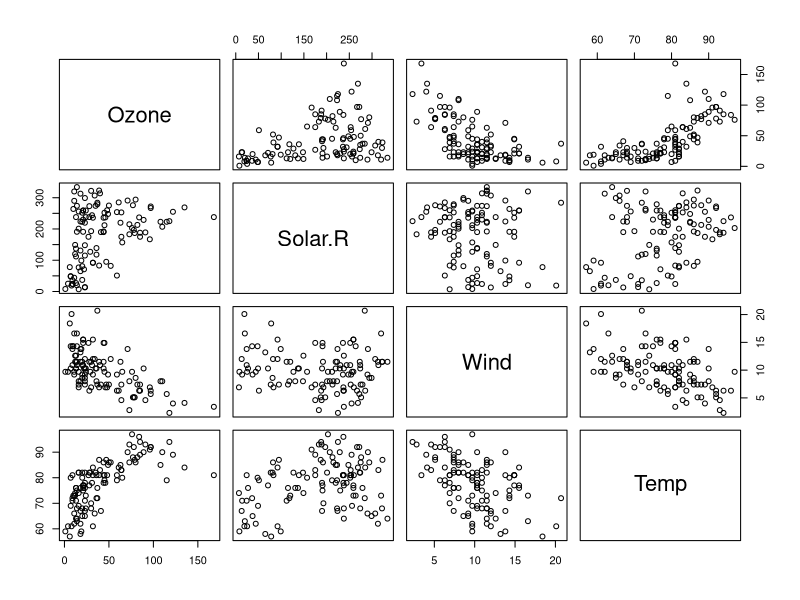
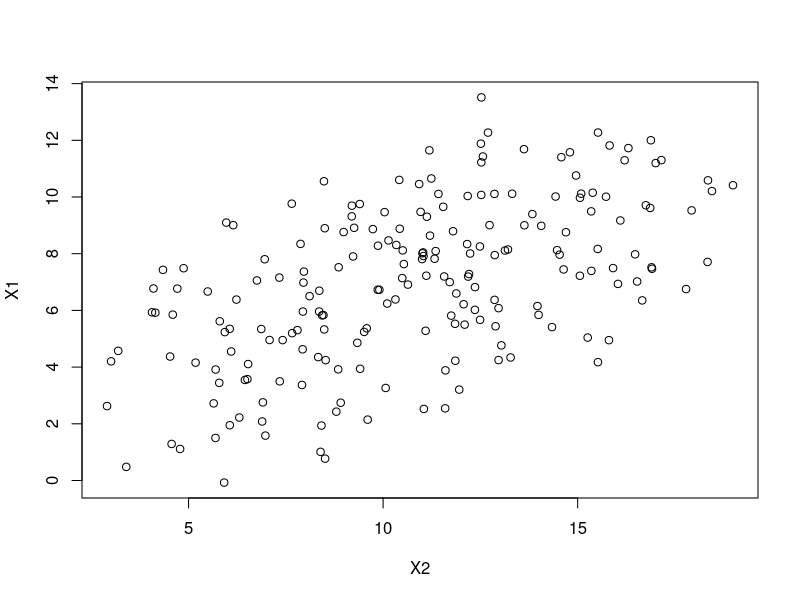

Write the R code that produced these figures, in order.
##Lauren Edson
## NRE 538 Lab 7

data("airquality")
head(airquality, 15)

library(dplyr)
airquality = airquality %>%
  subset(is.na(Solar.R)==FALSE & is.na(Ozone)==FALSE)

pairs(airquality[,c(1:4)])
cor(airquality[,c(1:4)], use="na.or.complete")


# Exercise 1
# Manipulate the above code to reduce the correlation between X1X1 and X2X2 
# and recalculate the regression coefficients. Explain what you find.
# hint: Increase the random noise of X1X1 and X2X2 so that the two can be less correlated.

Y = seq(from=0, to=20, by=0.1)
X1 = (Y-2)/3 + runif(length(Y), min=0.5, max=8)
X2 = (Y+3)/2 + runif(length(Y), min=0.5, max=8)
df = as.data.frame(cbind(Y, X1, X2))
summary(lm(Y~X1, data=df)) #coefficient = 1.37
summary(lm(Y~X2, data=df)) #coefficient = 1.23
summary(lm(Y~X1+X2, data=df)) #coefficient = 0.99
plot(X1~X2)
cor(X1, X2) #correlation = 0.4589443
#Since I allowed for a greater amount of random noise in X1 and X2, the 
#relationship between Y and X1 and X2, becomes less correlated. In the plot,
#this looks like a more scattered plot, rather than a linear relationship.
#The correlation value is now 0.458, as opposed to 0.96, as it was with smaller noise.


#########################################################
# Exercise 2
# [Bonus, 2 pts] Challenge yourself by calculating the RSS of the two models, 
# FF statistics (1 pt) and the p-value (1 pt) all by yourself (i.e. not using the 
#  anova() function)

mod1 = lm(Temp~Wind, data=airquality)
mod2 = lm(Temp~Wind+Solar.R, data=airquality)
summary(mod1) #degrees of freedom is 109 
summary(mod2) #degrees of freedom is 108
#anova(mod1, mod2) #F value is 8.3739

res1 = residuals(mod1)
RSS1 = sum(res1^2) 
RSS1 #7520.672

res2 = residuals(mod2)
RSS2 = sum(res2^2) 
RSS2 #6979.506

Fstat= ((RSS1-RSS2)/(3-2))/(RSS2/(108)) 
Fstat #8.373933

pf(Fstat,109,108) #1

# Compare a third model (mod3) with ozone varaible as the third independent 
#variable to mod1 and mod2 above. Does it explain more variance? Does it give 
#you reasonable estimate of regression coefficients?

mod3 = lm(Temp~Wind+Solar.R+Ozone, data=airquality)
summary(mod3)
anova(mod1, mod2, mod3)
# Analysis of Variance Table
# 
# Model 1: Temp ~ Wind
# Model 2: Temp ~ Wind + Solar.R
# Model 3: Temp ~ Wind + Solar.R + Ozone
# Res.Df    RSS Df Sum of Sq      F    Pr(>F)    
# 1    109 7520.7                                  
# 2    108 6979.5  1    541.17 11.589 0.0009349 ***
# 3    107 4996.6  1   1982.90 42.463 2.424e-09 ***
#   ---
#   Signif. codes:  0 '***' 0.001 '**' 0.01 '*' 0.05 '.' 0.1 ' ' 1

##The RSS of mod3 is significantly lower than both mod1 and mod2. The probability of
## mod2 to explain the same amount of variance as mod 3 is 2.4*10^-9
## The mod3 does explain more variance than the other models and gives reasonable 
## numbers for the regression coefficients. It tells us that ozone is the most significant 
##explanatory variable


#########################################################

# Exercise 3
# Compare the AIC of the three models above mod1, mod2, and mod3. 
# Do you have different conclusion in terms of which model performs better?

AIC(mod1) #788.9671
AIC(mod2) #782.6779
AIC(mod3) #747.5795

##With AIC, we are looking for the lowest value of AIC, or for a difference 
## of 4 to 7 between models. In this case, mod3 is still the model that 
## explains the most wihtout being penalized for having too many variables,
## since it has the lowest AIC value, and a difference of greater than 10 implies
## that it is significant. 
